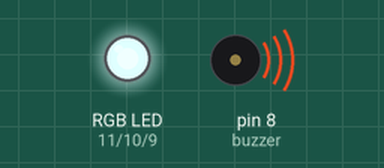
This sketch was run on a simulated Arduino Nano, built with avr-gcc and run on an emulated ATmega328P. Parts: an RGB LED mixed from three pins (HIGH = lit), buzzer (waves = sounding).

Above: at 0.1 s.
At 3.0 s:
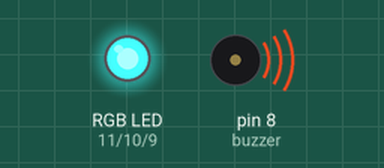
At 10.5 s:
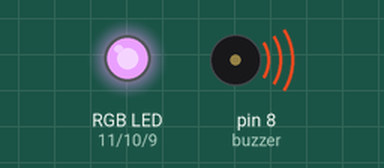
At 18.0 s:
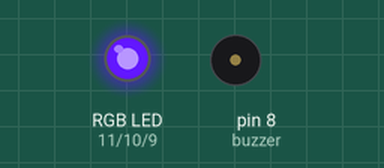
At 27.7 s:
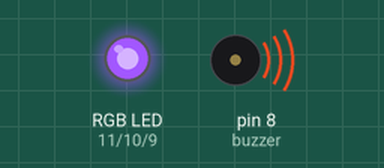
At 37.5 s:
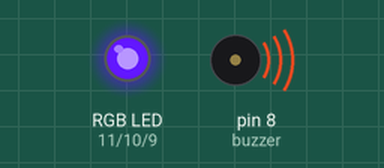
Timing chart, 0 to 40.0 s (numbered marks = the images above):
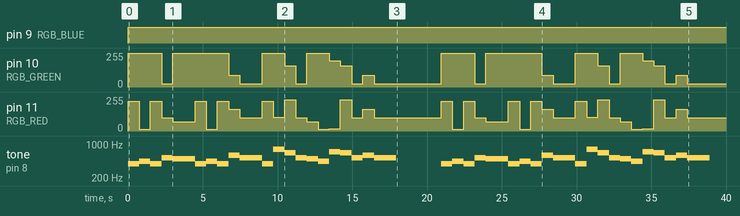

Measured:
- by itself, pin 9 (RGB_BLUE): LOW → HIGH at 0.00 s
- by itself, pin 10 (RGB_GREEN): 0/255 → 255/255 at 0.00 s, → 23/255 2.2 s later, → 255/255 0.75 s later, → 87/255 3.7 s later, … (28 changes in this stretch)
- by itself, pin 11 (RGB_RED): 0/255 → 223/255 at 0.00 s, → 15/255 0.75 s later, → 223/255 0.75 s later, → 98/255 0.75 s later, … (42 changes in this stretch)

The sketch:

Happy_Birthday.ino
```cpp
// (licence header left out)
#define RGB_RED    11
#define RGB_GREEN  10
#define RGB_BLUE   9

#define Do 262
#define Re 294
#define Mi 330
#define Fa 349
#define Sol 392
#define La 440
#define Si 494
#define Do_h 523
#define Re_h 587
#define Mi_h 659
#define Fa_h 698
#define Sol_h 784
#define La_h 880
#define Si_h 988

int buzzer = 8;   // buzzer pin 9
int length;
// happy birthday Music score

void setColor(int red,int green,int blue)
{
    analogWrite(RGB_RED,red);
    analogWrite(RGB_GREEN,green);
    analogWrite(RGB_BLUE,blue);
}


int scale[] = {Sol, Sol, La, Sol, Do_h, Si, Sol, Sol,
               La, Sol, Re_h, Do_h, Sol, Sol, Sol_h, Mi_h,
               Do_h, Si, La, Fa_h, Fa_h, Mi_h, Do_h, Re_h, Do_h };

// Beats time
float durt[]=
{
    0.5, 0.5, 1, 1, 1, 1+1, 0.5, 0.5,
    1, 1, 1, 1+1, 0.5, 0.5, 1, 1,
    1, 1, 1, 0.5, 0.5, 1, 1, 1, 1+1
};


void setup()
{
    pinMode(buzzer, OUTPUT);
    // get scale length
    length = sizeof(scale) / sizeof(scale[0]);
    pinMode(RGB_RED,OUTPUT);
    pinMode(RGB_GREEN,OUTPUT);
    pinMode(RGB_BLUE,OUTPUT);
    Serial.begin(9600);
}

void loop()
{
    for(int x = 0; x < length; x++) {
        // Serial.println(scale[x]);
        tone(buzzer, scale[x]);
        setColor(scale[x] - 425, scale[x] - 500, scale[x] - 95);
        // 1= 3/4F so one Beats is  187*4 = 748ms
        delay(748 * durt[x]);
        noTone(buzzer);
    }
    delay(3000);
}
```
